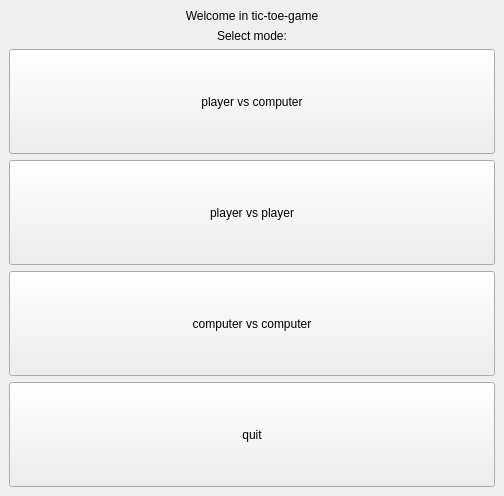
<?xml version="1.0" encoding="UTF-8"?>
<ui version="4.0">
 <class>MainWindow</class>
 <widget class="QMainWindow" name="MainWindow">
  <property name="geometry">
   <rect>
    <x>0</x>
    <y>0</y>
    <width>504</width>
    <height>496</height>
   </rect>
  </property>
  <property name="windowTitle">
   <string>MainWindow</string>
  </property>
  <widget class="QWidget" name="centralwidget">
   <layout class="QVBoxLayout" name="verticalLayout">
    <item>
     <widget class="QLabel" name="label">
      <property name="sizePolicy">
       <sizepolicy hsizetype="Preferred" vsizetype="Fixed">
        <horstretch>0</horstretch>
        <verstretch>0</verstretch>
       </sizepolicy>
      </property>
      <property name="text">
       <string>Welcome in tic-toe-game</string>
      </property>
      <property name="alignment">
       <set>Qt::AlignCenter</set>
      </property>
     </widget>
    </item>
    <item>
     <widget class="QLabel" name="label_2">
      <property name="sizePolicy">
       <sizepolicy hsizetype="Preferred" vsizetype="Fixed">
        <horstretch>0</horstretch>
        <verstretch>0</verstretch>
       </sizepolicy>
      </property>
      <property name="text">
       <string>Select mode:</string>
      </property>
      <property name="alignment">
       <set>Qt::AlignCenter</set>
      </property>
     </widget>
    </item>
    <item>
     <widget class="QPushButton" name="pushButton">
      <property name="sizePolicy">
       <sizepolicy hsizetype="Minimum" vsizetype="Minimum">
        <horstretch>0</horstretch>
        <verstretch>0</verstretch>
       </sizepolicy>
      </property>
      <property name="text">
       <string>player vs computer</string>
      </property>
     </widget>
    </item>
    <item>
     <widget class="QPushButton" name="pushButton_2">
      <property name="sizePolicy">
       <sizepolicy hsizetype="Minimum" vsizetype="Minimum">
        <horstretch>0</horstretch>
        <verstretch>0</verstretch>
       </sizepolicy>
      </property>
      <property name="text">
       <string>player vs player</string>
      </property>
     </widget>
    </item>
    <item>
     <widget class="QPushButton" name="pushButton_3">
      <property name="sizePolicy">
       <sizepolicy hsizetype="Minimum" vsizetype="Minimum">
        <horstretch>0</horstretch>
        <verstretch>0</verstretch>
       </sizepolicy>
      </property>
      <property name="text">
       <string>computer vs computer</string>
      </property>
     </widget>
    </item>
    <item>
     <widget class="QPushButton" name="pushButton_4">
      <property name="sizePolicy">
       <sizepolicy hsizetype="Minimum" vsizetype="Minimum">
        <horstretch>0</horstretch>
        <verstretch>0</verstretch>
       </sizepolicy>
      </property>
      <property name="text">
       <string>quit</string>
      </property>
     </widget>
    </item>
   </layout>
  </widget>
 </widget>
 <resources/>
 <connections>
  <connection>
   <sender>pushButton_4</sender>
   <signal>clicked()</signal>
   <receiver>MainWindow</receiver>
   <slot>close()</slot>
   <hints>
    <hint type="sourcelabel">
     <x>141</x>
     <y>376</y>
    </hint>
    <hint type="destinationlabel">
     <x>383</x>
     <y>404</y>
    </hint>
   </hints>
  </connection>
 </connections>
</ui>
